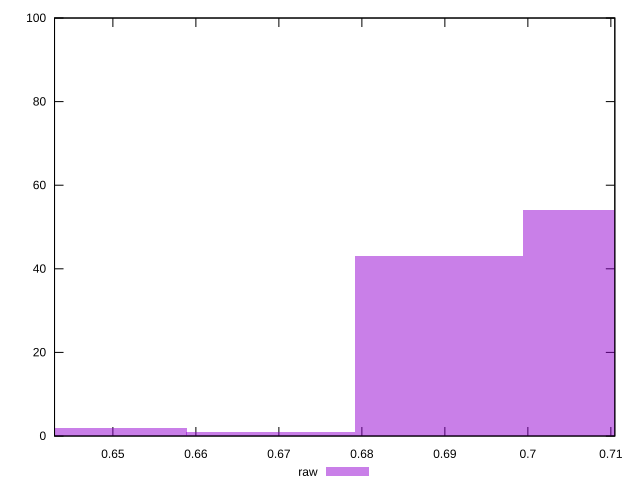

Generate this figure with gnuplot:
reset

$raw <<EOF
0.6690063426693207 1
0.7095521816189765 54
0.6892792621441486 43
0.6487334231944928 2
EOF

set key outside below
set boxwidth 0.0202729194748279
set xrange [0.6429693926406006:0.7104778511166379]
set yrange [0:100]
set trange [0:100]
set style fill transparent solid 0.5 noborder
set terminal svg size 640, 490 enhanced background rgb 'white'
set output "report_00018_2021-02-10T15-25-16.877Z/meta/pScore/samples/pages+cached+noadtech+nomedia/raw/histogram.svg"

plot $raw title "raw" with boxes

reset
